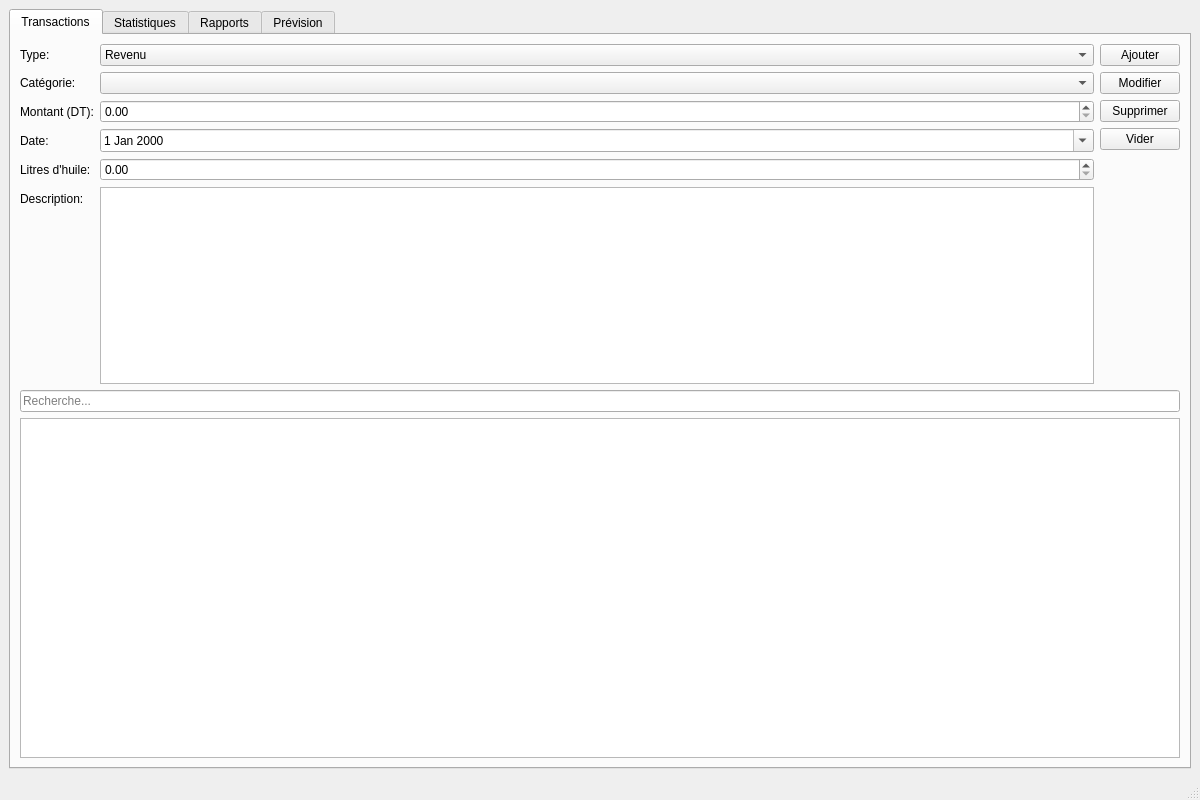
<?xml version="1.0" encoding="UTF-8"?>
<ui version="4.0">
 <class>MainWindow</class>
 <widget class="QMainWindow" name="MainWindow">
  <property name="geometry">
   <rect>
    <x>0</x>
    <y>0</y>
    <width>1200</width>
    <height>800</height>
   </rect>
  </property>
  <property name="windowTitle">
   <string>PressIQ Finance</string>
  </property>
  <widget class="QWidget" name="centralwidget">
   <layout class="QVBoxLayout" name="verticalLayout">
    <item>
     <widget class="QTabWidget" name="tabWidget">
      <property name="currentIndex">
       <number>0</number>
      </property>
      <widget class="QWidget" name="tabTransactions">
       <attribute name="title">
        <string>Transactions</string>
       </attribute>
       <layout class="QVBoxLayout" name="verticalLayout_2">
        <item>
         <layout class="QHBoxLayout" name="formLayoutRow">
          <item>
           <layout class="QFormLayout" name="formLayout">
            <item row="0" column="0">
             <widget class="QLabel" name="label_type">
              <property name="text">
               <string>Type:</string>
              </property>
             </widget>
            </item>
            <item row="0" column="1">
             <widget class="QComboBox" name="comboType">
              <item>
               <property name="text">
                <string>Revenu</string>
               </property>
              </item>
              <item>
               <property name="text">
                <string>Dépense</string>
               </property>
              </item>
             </widget>
            </item>
            <item row="1" column="0">
             <widget class="QLabel" name="label_cat">
              <property name="text">
               <string>Catégorie:</string>
              </property>
             </widget>
            </item>
            <item row="1" column="1">
             <widget class="QComboBox" name="comboCategorie"/>
            </item>
            <item row="2" column="0">
             <widget class="QLabel" name="label_montant">
              <property name="text">
               <string>Montant (DT):</string>
              </property>
             </widget>
            </item>
            <item row="2" column="1">
             <widget class="QDoubleSpinBox" name="spinMontant">
              <property name="decimals">
               <number>2</number>
              </property>
              <property name="maximum">
               <double>10000000.000000000000000</double>
              </property>
             </widget>
            </item>
            <item row="3" column="0">
             <widget class="QLabel" name="label_date">
              <property name="text">
               <string>Date:</string>
              </property>
             </widget>
            </item>
            <item row="3" column="1">
             <widget class="QDateEdit" name="dateEdit">
              <property name="calendarPopup">
               <bool>true</bool>
              </property>
             </widget>
            </item>
            <item row="4" column="0">
             <widget class="QLabel" name="label_litres">
              <property name="text">
               <string>Litres d'huile:</string>
              </property>
             </widget>
            </item>
            <item row="4" column="1">
             <widget class="QDoubleSpinBox" name="spinLitres">
              <property name="decimals">
               <number>2</number>
              </property>
              <property name="maximum">
               <double>100000.000000000000000</double>
              </property>
             </widget>
            </item>
            <item row="5" column="0">
             <widget class="QLabel" name="label_desc">
              <property name="text">
               <string>Description:</string>
              </property>
             </widget>
            </item>
            <item row="5" column="1">
             <widget class="QTextEdit" name="textDescription"/>
            </item>
           </layout>
          </item>
          <item>
           <layout class="QVBoxLayout" name="buttonsCol">
            <item>
             <widget class="QPushButton" name="btnAjouter">
              <property name="text">
               <string>Ajouter</string>
              </property>
             </widget>
            </item>
            <item>
             <widget class="QPushButton" name="btnModifier">
              <property name="text">
               <string>Modifier</string>
              </property>
             </widget>
            </item>
            <item>
             <widget class="QPushButton" name="btnSupprimer">
              <property name="text">
               <string>Supprimer</string>
              </property>
             </widget>
            </item>
            <item>
             <widget class="QPushButton" name="btnVider">
              <property name="text">
               <string>Vider</string>
              </property>
             </widget>
            </item>
            <item>
             <spacer name="verticalSpacer">
              <property name="orientation">
               <enum>Qt::Orientation::Vertical</enum>
              </property>
              <property name="sizeHint" stdset="0">
               <size>
                <width>20</width>
                <height>40</height>
               </size>
              </property>
             </spacer>
            </item>
           </layout>
          </item>
         </layout>
        </item>
        <item>
         <layout class="QHBoxLayout" name="searchLayout">
          <item>
           <widget class="QLineEdit" name="lineRecherche">
            <property name="placeholderText">
             <string>Recherche...</string>
            </property>
           </widget>
          </item>
         </layout>
        </item>
        <item>
         <widget class="QTableView" name="tableView"/>
        </item>
       </layout>
      </widget>
      <widget class="QWidget" name="tabStats">
       <attribute name="title">
        <string>Statistiques</string>
       </attribute>
       <layout class="QVBoxLayout" name="verticalLayout_3">
        <item>
         <layout class="QHBoxLayout" name="statsLabels">
          <item>
           <widget class="QLabel" name="labelTotalRevenus">
            <property name="text">
             <string>Total Revenus: 0 DT</string>
            </property>
           </widget>
          </item>
          <item>
           <widget class="QLabel" name="labelTotalDepenses">
            <property name="text">
             <string>Total Dépenses: 0 DT</string>
            </property>
           </widget>
          </item>
          <item>
           <widget class="QLabel" name="labelProfit">
            <property name="text">
             <string>Profit: 0 DT</string>
            </property>
           </widget>
          </item>
          <item>
           <spacer name="horizontalSpacer">
            <property name="orientation">
             <enum>Qt::Orientation::Horizontal</enum>
            </property>
            <property name="sizeHint" stdset="0">
             <size>
              <width>0</width>
              <height>0</height>
             </size>
            </property>
           </spacer>
          </item>
         </layout>
        </item>
        <item>
         <layout class="QHBoxLayout" name="layoutGraphiqueRevenus"/>
        </item>
        <item>
         <layout class="QHBoxLayout" name="layoutGraphiqueDepenses"/>
        </item>
       </layout>
      </widget>
      <widget class="QWidget" name="tabReports">
       <attribute name="title">
        <string>Rapports</string>
       </attribute>
       <layout class="QVBoxLayout" name="verticalLayout_4">
        <item>
         <widget class="QTextEdit" name="textReportPreview">
          <property name="readOnly">
           <bool>true</bool>
          </property>
         </widget>
        </item>
        <item>
         <layout class="QHBoxLayout" name="reportButtons">
          <item>
           <widget class="QPushButton" name="btnExportPDF">
            <property name="text">
             <string>Export PDF</string>
            </property>
           </widget>
          </item>
          <item>
           <widget class="QPushButton" name="btnExportExcel">
            <property name="text">
             <string>Export Excel</string>
            </property>
           </widget>
          </item>
          <item>
           <widget class="QPushButton" name="btnExportTXT">
            <property name="text">
             <string>Export TXT</string>
            </property>
           </widget>
          </item>
          <item>
           <spacer name="horizontalSpacer_2">
            <property name="orientation">
             <enum>Qt::Orientation::Horizontal</enum>
            </property>
            <property name="sizeHint" stdset="0">
             <size>
              <width>0</width>
              <height>0</height>
             </size>
            </property>
           </spacer>
          </item>
         </layout>
        </item>
       </layout>
      </widget>
      <widget class="QWidget" name="tabForecast">
       <attribute name="title">
        <string>Prévision</string>
       </attribute>
       <layout class="QVBoxLayout" name="verticalLayout_5">
        <item>
         <widget class="QTextEdit" name="textResultatPrevision">
          <property name="readOnly">
           <bool>true</bool>
          </property>
         </widget>
        </item>
        <item>
         <layout class="QHBoxLayout" name="forecastButtons">
          <item>
           <widget class="QPushButton" name="btnCalculerPrevision">
            <property name="text">
             <string>Calculer Prévision</string>
            </property>
           </widget>
          </item>
          <item>
           <widget class="QPushButton" name="btnDepensesAnormales">
            <property name="text">
             <string>Dépenses Anormales</string>
            </property>
           </widget>
          </item>
          <item>
           <widget class="QPushButton" name="btnCoutLitre">
            <property name="text">
             <string>Coût/Litre</string>
            </property>
           </widget>
          </item>
          <item>
           <spacer name="horizontalSpacer_3">
            <property name="orientation">
             <enum>Qt::Orientation::Horizontal</enum>
            </property>
            <property name="sizeHint" stdset="0">
             <size>
              <width>0</width>
              <height>0</height>
             </size>
            </property>
           </spacer>
          </item>
         </layout>
        </item>
       </layout>
      </widget>
     </widget>
    </item>
   </layout>
  </widget>
  <widget class="QMenuBar" name="menubar">
   <property name="geometry">
    <rect>
     <x>0</x>
     <y>0</y>
     <width>1200</width>
     <height>25</height>
    </rect>
   </property>
  </widget>
  <widget class="QStatusBar" name="statusbar"/>
 </widget>
 <resources/>
 <connections/>
</ui>
